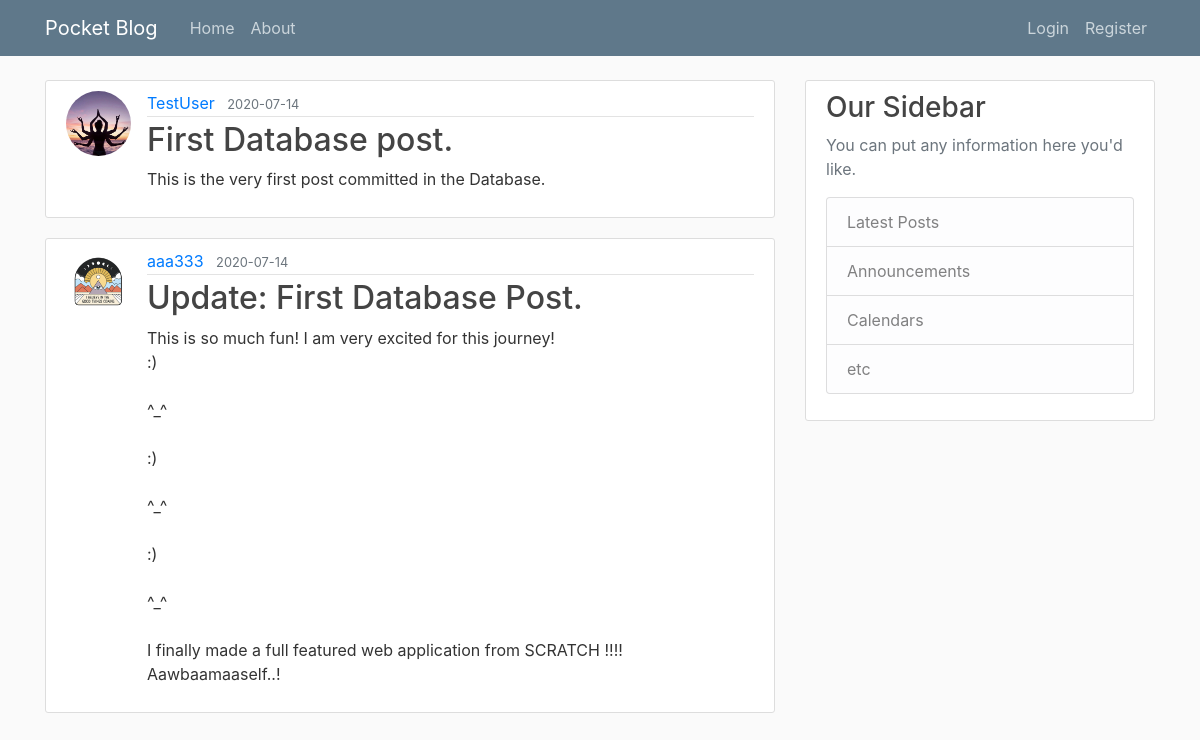
The page /home on the database its author committed.
### pocket_blog/models.py (models this page shows, shortened)
class Post(db.Model):
    id = db.Column(db.Integer, primary_key=True)
    title = db.Column(db.String(100), nullable=False)
    date_posted = db.Column(db.DateTime, nullable=False, default=datetime.utcnow)
    content = db.Column(db.Text, nullable=False)
    user_id = db.Column(db.Integer, db.ForeignKey('user.id'), nullable=False)

class User(db.Model, UserMixin):
    id = db.Column(db.Integer, primary_key=True)
    username = db.Column(db.String(20), unique=True, nullable=False)
    email = db.Column(db.String(120), unique=True, nullable=False)
    image_file = db.Column(db.String(20), nullable=False, default='default.jpg')
    password = db.Column(db.String(60), nullable=False)
    posts = db.relationship('Post', backref='author', lazy=True)

### pocket_blog/routes.py (the view)
@app.route("/")
@app.route("/home")
def home():
    posts = Post.query.all()
    return render_template('home.html', posts=posts)

### pocket_blog/templates/home.html
{% extends "layout.html" %}
{% block content %}
    {% for post in posts %}
        <article class="media content-section">
        <img class="rounded-circle article-img" src="{{ url_for('static', filename='/profile_pics/' + post.author.image_file) }}">
          <div class="media-body">
            <div class="article-metadata">
              <a class="mr-2" href="#">{{ post.author.username }}</a>
              <small class="text-muted">{{ post.date_posted.strftime('%Y-%m-%d') }}</small>
            </div>
            <h2><a class="article-title" href="{{ url_for('post', post_id=post.id) }}">{{ post.title }}</a></h2>
            <p class="article-content">{{ post.content }}</p>
          </div>
        </article>
    {% endfor %}
{% endblock content %}

### pocket_blog/templates/layout.html (shortened to what this page needs)
<!DOCTYPE html>
<html lang="en">
<head>
    <link rel="stylesheet" href="https://stackpath.bootstrapcdn.com/bootstrap/4.3.1/css/bootstrap.min.css">
    <link rel="stylesheet" type="text/css" href="{{ url_for('static', filename='main.css') }}">
</head>
<body>
    <header class = "site-header">
      <nav class = "navbar navbar-expand-md navbar-dark bg-steel fixed-top">
        <div class = "container">
          <a class="navbar-brand mr-4" href="/"> Pocket Blog </a>
          <div class = "collapse navbar-collapse" id = "navbarToggle">
            <div class = "navbar-nav mr-auto">
              <a class="nav-item nav-link" href="{{ url_for('home') }}"> Home </a>
              <a class="nav-item nav-link" href="{{ url_for('about') }}"> About </a>
            </div>
            <div class = "navbar-nav">
                {% if current_user.is_authenticated %}
                    <a class="nav-item nav-link" href="{{ url_for('new_post') }}"> New Post </a>
                    <a class="nav-item nav-link" href="{{ url_for('account') }}"> Account </a>
                    <a class="nav-item nav-link" href="{{ url_for('logout') }}"> Logout </a>
                {% else %}
                  <a class="nav-item nav-link" href="{{ url_for('login') }}"> Login </a>
                  <a class="nav-item nav-link" href="{{ url_for('register') }}"> Register </a>
                {% endif %}
            </div>
          </div>
        </div>
      </nav>
    </header>
    <main role="main" class="container">
      <div class="row">
        <div class="col-md-8">
            {% block content %}{% endblock %}
        </div>
        <div class="col-md-4">
          <div class="content-section">
            <h3>Our Sidebar</h3>
            <p class='text-muted'>You can put any information here you'd like.
              <ul class="list-group">
                <li class="list-group-item list-group-item-light">Latest Posts</li>
                <li class="list-group-item list-group-item-light">Announcements</li>
                <li class="list-group-item list-group-item-light">Calendars</li>
                <li class="list-group-item list-group-item-light">etc</li>
              </ul>
            </p>
          </div>
        </div>
      </div>
    </main>
</body>
</html>

### pocket_blog/static/main.css (style rules this page uses)
body { background: #fafafa; color: #333333; margin-top: 5rem; }
h1, h2, h3, h4, h5, h6 { color: #444444; }
.bg-steel { background-color: #5f788a; }
.site-header .navbar-nav .nav-link { color: #cbd5db; }
.content-section { background: #ffffff; padding: 10px 20px; border: 1px solid #dddddd; border-radius: 3px; margin-bottom: 20px; }
.article-title { color: #444444; }
.article-content { white-space: pre-line; }
.article-img { height: 65px; width: 65px; margin-right: 16px; }
.article-metadata { padding-bottom: 1px; margin-bottom: 4px; border-bottom: 1px solid #e3e3e3 }

### rows shown on the page
Post: image_file (picture), author.username "TestUser", date_posted "2020-07-14", title "First Database post.", content "This is the very first post committed in the Database."
Post: image_file (picture), author.username "aaa333", date_posted "2020-07-14", title "Update: First Database Post.", content "This is so much fun! I am very excited for this journey! :) ^_^ :) ^_^ :) ^_^ I finally made a full featured web application from SCRATCH !!!! Aawbaamaaself..!"
